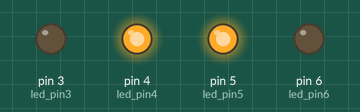
Recording of a sketch running on a simulated Arduino Uno, built with avr-gcc and run on an emulated ATmega328P. Parts: output pins drawn as LEDs (lit = HIGH).

Above: at 0.2 s.
At 2.2 s:
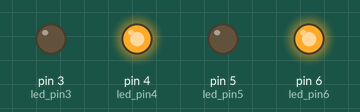
At 3.2 s:
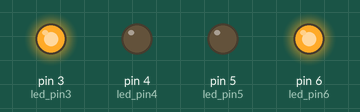
At 3.7 s:
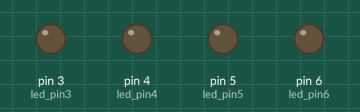
At 5.2 s:
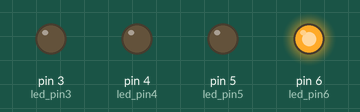
At 7.2 s:
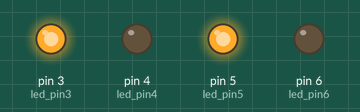
Timing chart, 0 to 7.8 s (numbered marks = the images above):
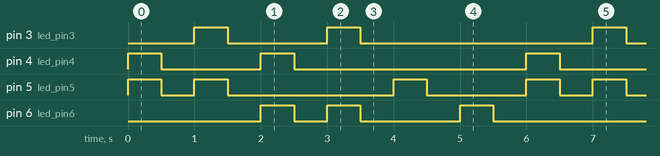

Measured:
- by itself, pin 3 (led_pin3), pin 4 (led_pin4): repeats every 6.0 s: LOW 1.5 s, HIGH 0.50 s, LOW 3.5 s, HIGH 0.50 s
- by itself, pin 5 (led_pin5): repeats every 6.0 s: LOW 0.50 s, HIGH 0.50 s, LOW 2.5 s, HIGH 0.50 s, LOW 1.5 s, HIGH 0.50 s
- by itself, pin 6 (led_pin6): repeats every 6.0 s: LOW 0.50 s, HIGH 0.50 s, LOW 1.5 s, HIGH 0.50 s, LOW 2.5 s, HIGH 0.50 s

The sketch:

led_matrix.ino
```cpp
#define led_pin3 3
#define led_pin4 4
#define led_pin5 5
#define led_pin6 6

void setup() {
  pinMode(led_pin3, OUTPUT);
  pinMode(led_pin4, OUTPUT);
  pinMode(led_pin5, OUTPUT);
  pinMode(led_pin6, OUTPUT);
}

// обыкновенный копипаст, почему-то не включаются 1и3 и 2и4, пересобрать подключение надо

void loop() {
  // Первый светодиод
  digitalWrite(led_pin5, HIGH);
  digitalWrite(led_pin6, LOW);
  digitalWrite(led_pin3, LOW);
  digitalWrite(led_pin4, HIGH);
  delay(500);
  digitalWrite(led_pin3, LOW);
  digitalWrite(led_pin4, LOW);
  digitalWrite(led_pin5, LOW);
  digitalWrite(led_pin6, LOW);
  delay(500);

  // второй светодиод
  digitalWrite(led_pin5, HIGH);
  digitalWrite(led_pin6, LOW);
  digitalWrite(led_pin3, HIGH);
  digitalWrite(led_pin4, LOW);
  delay(500);
  digitalWrite(led_pin3, LOW);
  digitalWrite(led_pin4, LOW);
  digitalWrite(led_pin5, LOW);
  digitalWrite(led_pin6, LOW);
  delay(500);

  // третий светодиод
  digitalWrite(led_pin5, LOW);
  digitalWrite(led_pin6, HIGH);
  digitalWrite(led_pin3, LOW);
  digitalWrite(led_pin4, HIGH);
  delay(500);
  digitalWrite(led_pin3, LOW);
  digitalWrite(led_pin4, LOW);
  digitalWrite(led_pin5, LOW);
  digitalWrite(led_pin6, LOW);
  delay(500);

  // четвертый светодиод
  digitalWrite(led_pin5, LOW);
  digitalWrite(led_pin6, HIGH);
  digitalWrite(led_pin3, HIGH);
  digitalWrite(led_pin4, LOW);
  delay(500);
  digitalWrite(led_pin3, LOW);
  digitalWrite(led_pin4, LOW);
  digitalWrite(led_pin5, LOW);
  digitalWrite(led_pin6, LOW);
  delay(500);

  // первый и второй светодиоды
  digitalWrite(led_pin5, HIGH);
  digitalWrite(led_pin6, LOW);
  digitalWrite(led_pin3, LOW);
  digitalWrite(led_pin4, LOW);
  delay(500);
  digitalWrite(led_pin3, LOW);
  digitalWrite(led_pin4, LOW);
  digitalWrite(led_pin5, LOW);
  digitalWrite(led_pin6, LOW);
  delay(500);

  // третий и четвертый светодиоды
  digitalWrite(led_pin5, LOW);
  digitalWrite(led_pin6, HIGH);
  digitalWrite(led_pin3, LOW);
  digitalWrite(led_pin4, LOW);
  delay(500);
  digitalWrite(led_pin3, LOW);
  digitalWrite(led_pin4, LOW);
  digitalWrite(led_pin5, LOW);
  digitalWrite(led_pin6, LOW);
  delay(500);
}
```
